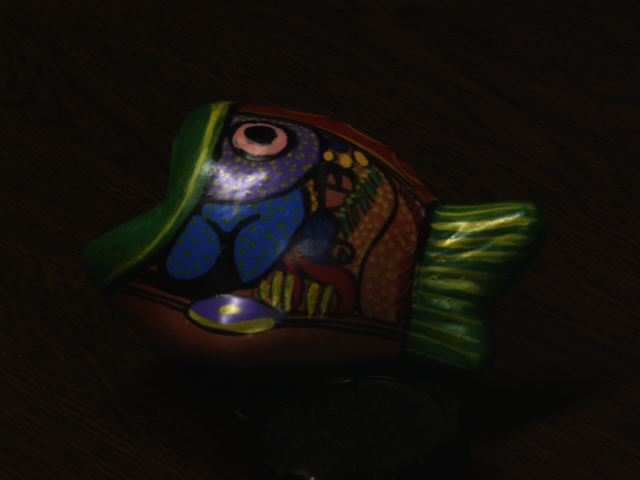
%> input picture img/fish.ppm, 640 x 480 px
$ octave main.m   (GNU Octave 9; MATLAB toolbox functions it lacks are replaced by stand-ins)
%> lines starting %> are read from the running program, lines starting %| are printed output that depends on the picture
### z/zHighlightRemoval.m
function [img,sfi,diff] = zHighlightRemoval(fname,sz)
%> called with fname = 'img\fish.ppm', sz = [NaN 128]
img.rgb = double(imresize(imread(fname),sz,'lanczos3'));
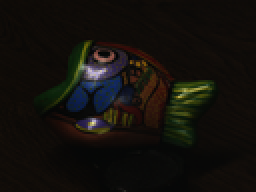
%> img.rgb: size 96x128x3 double (shown 2 times larger); mean R, G, B 19.3, 16.7, 12.6
img.rgb = padarray(img.rgb,[1 1],'symmetric','post');
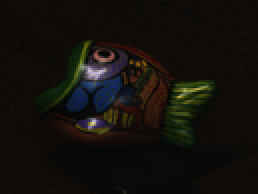
%> img.rgb: size 97x129x3 double (shown 2 times larger); mean R, G, B 19.2, 16.6, 12.5
img.i   = zeros([size(img.rgb,1) size(img.rgb,2)],'uint8');
%> img.i: size 97x129 uint8; every value is 0
[sfi,diff] = zRemoveHighlights(img);
img = img.rgb(1:end-1,1:end-1,:);
end

### z/zSpecularFreeImage.m
function [src,sfi] = zSpecularFreeImage(src)
Lambda = 0.6;
camDark = 10;
r = src.rgb(:,:,1); g = src.rgb(:,:,2); b = src.rgb(:,:,3);
%> after `r = src.rgb(:,:,1)`:
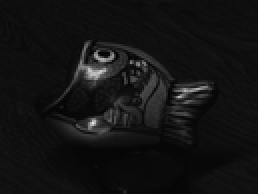
%> r: size 97x129 double (shown 2 times larger); min 0, max 230, mean 19.2
%> after `g = src.rgb(:,:,2)`:
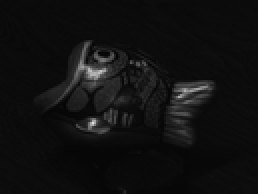
%> g: size 97x129 double (shown 2 times larger); min 4, max 223, mean 16.6
%> after `b = src.rgb(:,:,3)`:
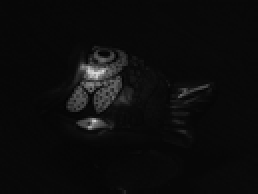
%> b: size 97x129 double (shown 2 times larger); min 2, max 218, mean 12.5
src.i(intersect(intersect(find(r<camDark),find(g<camDark)),...
    find(b<camDark))) = z.CAMERA_DARK;
%> the run ends on the next line
c = z.MaxChroma(src.rgb);
dI = (z.Max(src.rgb).*(3*c-1))./(c*(3*Lambda-1));
sI = (z.Total(src.rgb)-dI)/3;
drgb = min(255,max(0,src.rgb-sI));
sfi.rgb = drgb;
end

### z/zRemoveHighlights.m
function [sfi,diff] = zRemoveHighlights(img)
[src,sfi] = zSpecularFreeImage(img);
epsilon = 0.5;
step = 0.01;
src = zIteration(src,sfi,epsilon);
%
f = waitbar(0,'Processing image...');
%
while epsilon >= 0
    src = zIteration(src,sfi,epsilon);
    %
    waitbar(1-2*epsilon,f) % disp(['epsilon = ' num2str(epsilon)])
    %
    epsilon = epsilon - step;
end
%
close(f)
%
sfi  = sfi.rgb(1:end-1,1:end-1,:);
diff = src.rgb(1:end-1,1:end-1,:);
end

### z/main.m
fname = 'img\fish.ppm';
[img,sfi,diff] = zHighlightRemoval(fname,[NaN 128]);

$ run again, with img/head.ppm copied over img/fish.ppm
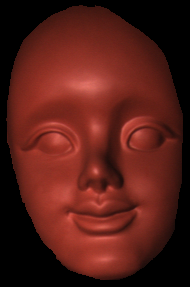
%> input picture img/head.ppm, 190 x 287 px
%> img.i: size 195x129 uint8; every value is 0
%> in zSpecularFreeImage, `r = src.rgb(:,:,1)`:
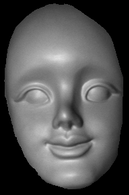
%> r: size 195x129 double; min 0, max 224, mean 83.5
%> in zSpecularFreeImage, `g = src.rgb(:,:,2)`:
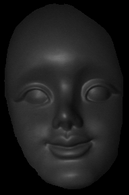
%> g: size 195x129 double; min 0, max 113, mean 29.3

$ run again, with img/pear.ppm copied over img/fish.ppm
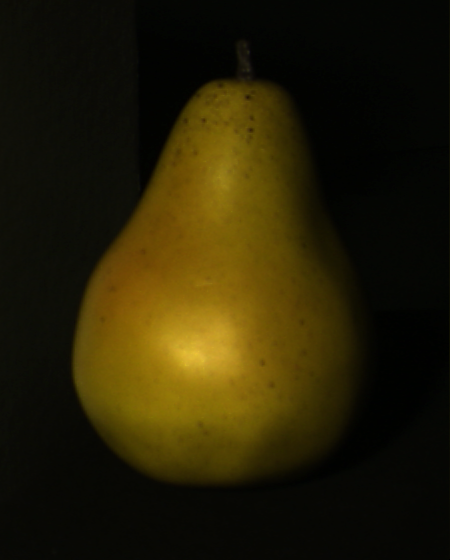
%> input picture img/pear.ppm, 450 x 560 px
%> img.i: size 161x129 uint8; every value is 0
%> in zSpecularFreeImage, `g = src.rgb(:,:,2)`:
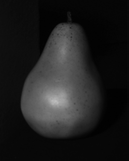
%> g: size 161x129 double; min 1, max 189, mean 30.7
%> in zSpecularFreeImage, `b = src.rgb(:,:,3)`:
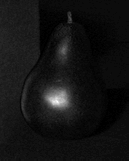
%> b: size 161x129 double; min 0, max 60, mean 4.7; drawn with min black and max white
